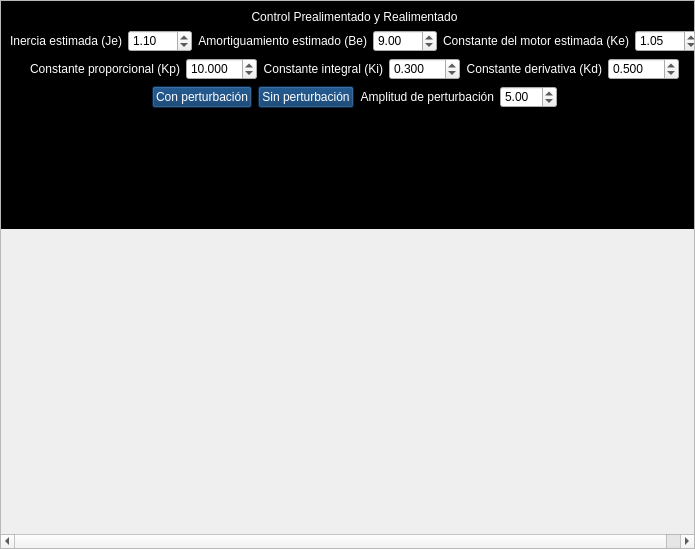
<?xml version="1.0" encoding="UTF-8"?>
<ui version="4.0">
 <class>sim_U3_T5</class>
 <widget class="QWidget" name="sim_U3_T5">
  <property name="geometry">
   <rect>
    <x>0</x>
    <y>0</y>
    <width>695</width>
    <height>549</height>
   </rect>
  </property>
  <property name="windowTitle">
   <string>Sim_U3_T5</string>
  </property>
  <property name="styleSheet">
   <string notr="true">QWidget#sim_U3_T5{
background-color:rgba(0,0,0,0);
}</string>
  </property>
  <layout class="QVBoxLayout" name="verticalLayout">
   <property name="spacing">
    <number>5</number>
   </property>
   <property name="leftMargin">
    <number>0</number>
   </property>
   <property name="topMargin">
    <number>0</number>
   </property>
   <property name="rightMargin">
    <number>0</number>
   </property>
   <property name="bottomMargin">
    <number>0</number>
   </property>
   <item>
    <widget class="QScrollArea" name="scrollArea">
     <property name="widgetResizable">
      <bool>true</bool>
     </property>
     <widget class="QWidget" name="scrollAreaWidgetContents">
      <property name="geometry">
       <rect>
        <x>0</x>
        <y>0</y>
        <width>693</width>
        <height>241</height>
       </rect>
      </property>
      <property name="sizePolicy">
       <sizepolicy hsizetype="Preferred" vsizetype="Fixed">
        <horstretch>0</horstretch>
        <verstretch>0</verstretch>
       </sizepolicy>
      </property>
      <property name="styleSheet">
       <string notr="true">QWidget#scrollAreaWidgetContents{
background-color:rgb(0,0,0);
}
QLabel{
color:white;
}
QSpinBox{
color:white;
background-color:translucid;
}
QPushButton{
font:16pt &quot;Britannic Bold&quot;;
color:white;
background-color:rgba(0,51,102,200);
}
QPushButton:hover{
background-color:rgba(0,51,150,200);
}</string>
      </property>
      <layout class="QVBoxLayout" name="verticalLayout_2">
       <item>
        <widget class="QLabel" name="label">
         <property name="text">
          <string>Control Prealimentado y Realimentado</string>
         </property>
         <property name="alignment">
          <set>Qt::AlignCenter</set>
         </property>
        </widget>
       </item>
       <item>
        <layout class="QHBoxLayout" name="horizontalLayout">
         <item>
          <spacer name="horizontalSpacer">
           <property name="orientation">
            <enum>Qt::Horizontal</enum>
           </property>
           <property name="sizeHint" stdset="0">
            <size>
             <width>40</width>
             <height>20</height>
            </size>
           </property>
          </spacer>
         </item>
         <item>
          <widget class="QLabel" name="label_2">
           <property name="text">
            <string>Inercia estimada (Je)</string>
           </property>
           <property name="alignment">
            <set>Qt::AlignRight|Qt::AlignTrailing|Qt::AlignVCenter</set>
           </property>
          </widget>
         </item>
         <item>
          <widget class="QDoubleSpinBox" name="sb_Je">
           <property name="maximum">
            <double>999.990000000000009</double>
           </property>
           <property name="singleStep">
            <double>0.100000000000000</double>
           </property>
           <property name="value">
            <double>1.100000000000000</double>
           </property>
          </widget>
         </item>
         <item>
          <widget class="QLabel" name="label_3">
           <property name="text">
            <string>Amortiguamiento estimado (Be)</string>
           </property>
           <property name="alignment">
            <set>Qt::AlignRight|Qt::AlignTrailing|Qt::AlignVCenter</set>
           </property>
          </widget>
         </item>
         <item>
          <widget class="QDoubleSpinBox" name="sb_Be">
           <property name="maximum">
            <double>999.990000000000009</double>
           </property>
           <property name="singleStep">
            <double>0.100000000000000</double>
           </property>
           <property name="value">
            <double>9.000000000000000</double>
           </property>
          </widget>
         </item>
         <item>
          <widget class="QLabel" name="label_4">
           <property name="text">
            <string>Constante del motor estimada (Ke)</string>
           </property>
           <property name="alignment">
            <set>Qt::AlignRight|Qt::AlignTrailing|Qt::AlignVCenter</set>
           </property>
          </widget>
         </item>
         <item>
          <widget class="QDoubleSpinBox" name="sb_Ke">
           <property name="maximum">
            <double>999.990000000000009</double>
           </property>
           <property name="singleStep">
            <double>0.100000000000000</double>
           </property>
           <property name="value">
            <double>1.050000000000000</double>
           </property>
          </widget>
         </item>
         <item>
          <spacer name="horizontalSpacer_2">
           <property name="orientation">
            <enum>Qt::Horizontal</enum>
           </property>
           <property name="sizeHint" stdset="0">
            <size>
             <width>40</width>
             <height>20</height>
            </size>
           </property>
          </spacer>
         </item>
        </layout>
       </item>
       <item>
        <layout class="QHBoxLayout" name="horizontalLayout_2">
         <item>
          <spacer name="horizontalSpacer_3">
           <property name="orientation">
            <enum>Qt::Horizontal</enum>
           </property>
           <property name="sizeHint" stdset="0">
            <size>
             <width>40</width>
             <height>20</height>
            </size>
           </property>
          </spacer>
         </item>
         <item>
          <widget class="QLabel" name="label_5">
           <property name="text">
            <string>Constante proporcional (Kp)</string>
           </property>
           <property name="alignment">
            <set>Qt::AlignRight|Qt::AlignTrailing|Qt::AlignVCenter</set>
           </property>
          </widget>
         </item>
         <item>
          <widget class="QDoubleSpinBox" name="sb_Kp">
           <property name="decimals">
            <number>3</number>
           </property>
           <property name="maximum">
            <double>999.990000000000009</double>
           </property>
           <property name="value">
            <double>10.000000000000000</double>
           </property>
          </widget>
         </item>
         <item>
          <widget class="QLabel" name="label_6">
           <property name="text">
            <string>Constante integral (Ki)</string>
           </property>
           <property name="alignment">
            <set>Qt::AlignRight|Qt::AlignTrailing|Qt::AlignVCenter</set>
           </property>
          </widget>
         </item>
         <item>
          <widget class="QDoubleSpinBox" name="sb_Ki">
           <property name="decimals">
            <number>3</number>
           </property>
           <property name="maximum">
            <double>999.990000000000009</double>
           </property>
           <property name="singleStep">
            <double>0.100000000000000</double>
           </property>
           <property name="value">
            <double>0.300000000000000</double>
           </property>
          </widget>
         </item>
         <item>
          <widget class="QLabel" name="label_7">
           <property name="text">
            <string>Constante derivativa (Kd)</string>
           </property>
           <property name="alignment">
            <set>Qt::AlignRight|Qt::AlignTrailing|Qt::AlignVCenter</set>
           </property>
          </widget>
         </item>
         <item>
          <widget class="QDoubleSpinBox" name="sb_Kd">
           <property name="decimals">
            <number>3</number>
           </property>
           <property name="maximum">
            <double>999.990000000000009</double>
           </property>
           <property name="singleStep">
            <double>0.100000000000000</double>
           </property>
           <property name="value">
            <double>0.500000000000000</double>
           </property>
          </widget>
         </item>
         <item>
          <spacer name="horizontalSpacer_4">
           <property name="orientation">
            <enum>Qt::Horizontal</enum>
           </property>
           <property name="sizeHint" stdset="0">
            <size>
             <width>40</width>
             <height>20</height>
            </size>
           </property>
          </spacer>
         </item>
        </layout>
       </item>
       <item>
        <layout class="QHBoxLayout" name="horizontalLayout_3">
         <item>
          <spacer name="horizontalSpacer_5">
           <property name="orientation">
            <enum>Qt::Horizontal</enum>
           </property>
           <property name="sizeHint" stdset="0">
            <size>
             <width>40</width>
             <height>20</height>
            </size>
           </property>
          </spacer>
         </item>
         <item>
          <widget class="QPushButton" name="bt_pertOn">
           <property name="text">
            <string>Con perturbación</string>
           </property>
          </widget>
         </item>
         <item>
          <widget class="QPushButton" name="bt_pertOff">
           <property name="text">
            <string>Sin perturbación</string>
           </property>
          </widget>
         </item>
         <item>
          <widget class="QLabel" name="label_8">
           <property name="text">
            <string>Amplitud de perturbación</string>
           </property>
           <property name="alignment">
            <set>Qt::AlignRight|Qt::AlignTrailing|Qt::AlignVCenter</set>
           </property>
          </widget>
         </item>
         <item>
          <widget class="QDoubleSpinBox" name="sb_aPert">
           <property name="value">
            <double>5.000000000000000</double>
           </property>
          </widget>
         </item>
         <item>
          <spacer name="horizontalSpacer_6">
           <property name="orientation">
            <enum>Qt::Horizontal</enum>
           </property>
           <property name="sizeHint" stdset="0">
            <size>
             <width>40</width>
             <height>20</height>
            </size>
           </property>
          </spacer>
         </item>
        </layout>
       </item>
       <item>
        <widget class="CustomPlotWidget" name="cp_1" native="true">
         <property name="minimumSize">
          <size>
           <width>0</width>
           <height>50</height>
          </size>
         </property>
        </widget>
       </item>
       <item>
        <widget class="CustomPlotWidget" name="cp_2" native="true">
         <property name="minimumSize">
          <size>
           <width>0</width>
           <height>50</height>
          </size>
         </property>
        </widget>
       </item>
      </layout>
     </widget>
    </widget>
   </item>
  </layout>
 </widget>
 <customwidgets>
  <customwidget>
   <class>CustomPlotWidget</class>
   <extends>QWidget</extends>
   <header>clases.PlotWidget</header>
   <container>1</container>
  </customwidget>
 </customwidgets>
 <resources/>
 <connections/>
</ui>
